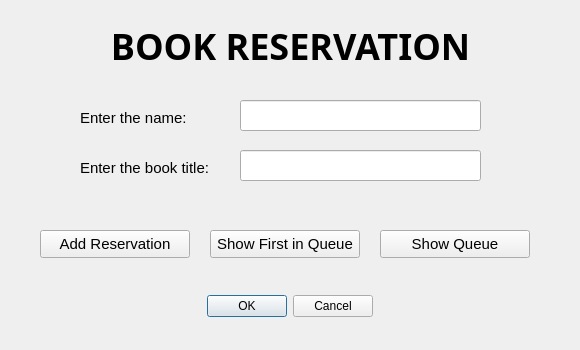
<?xml version="1.0" encoding="UTF-8"?>
<ui version="4.0">
 <class>bookReservation</class>
 <widget class="QDialog" name="bookReservation">
  <property name="geometry">
   <rect>
    <x>0</x>
    <y>0</y>
    <width>580</width>
    <height>350</height>
   </rect>
  </property>
  <property name="maximumSize">
   <size>
    <width>668</width>
    <height>16777215</height>
   </size>
  </property>
  <property name="windowTitle">
   <string>Dialog</string>
  </property>
  <widget class="QDialogButtonBox" name="buttonBox">
   <property name="geometry">
    <rect>
     <x>204</x>
     <y>290</y>
     <width>171</width>
     <height>32</height>
    </rect>
   </property>
   <property name="orientation">
    <enum>Qt::Orientation::Horizontal</enum>
   </property>
   <property name="standardButtons">
    <set>QDialogButtonBox::StandardButton::Cancel|QDialogButtonBox::StandardButton::Ok</set>
   </property>
   <property name="centerButtons">
    <bool>true</bool>
   </property>
  </widget>
  <widget class="QLabel" name="nameLabel">
   <property name="geometry">
    <rect>
     <x>80</x>
     <y>110</y>
     <width>131</width>
     <height>16</height>
    </rect>
   </property>
   <property name="font">
    <font>
     <pointsize>11</pointsize>
    </font>
   </property>
   <property name="text">
    <string>Enter the name:</string>
   </property>
  </widget>
  <widget class="QLabel" name="bookLabel">
   <property name="geometry">
    <rect>
     <x>80</x>
     <y>160</y>
     <width>151</width>
     <height>16</height>
    </rect>
   </property>
   <property name="font">
    <font>
     <pointsize>11</pointsize>
    </font>
   </property>
   <property name="text">
    <string>Enter the book title:</string>
   </property>
  </widget>
  <widget class="QLineEdit" name="nameInput">
   <property name="geometry">
    <rect>
     <x>240</x>
     <y>100</y>
     <width>241</width>
     <height>31</height>
    </rect>
   </property>
   <property name="font">
    <font>
     <pointsize>11</pointsize>
    </font>
   </property>
  </widget>
  <widget class="QLineEdit" name="bookInput">
   <property name="geometry">
    <rect>
     <x>240</x>
     <y>150</y>
     <width>241</width>
     <height>31</height>
    </rect>
   </property>
   <property name="font">
    <font>
     <pointsize>11</pointsize>
    </font>
   </property>
  </widget>
  <widget class="QPushButton" name="enqueueButton">
   <property name="geometry">
    <rect>
     <x>40</x>
     <y>230</y>
     <width>150</width>
     <height>28</height>
    </rect>
   </property>
   <property name="font">
    <font>
     <pointsize>11</pointsize>
    </font>
   </property>
   <property name="text">
    <string>Add Reservation</string>
   </property>
  </widget>
  <widget class="QPushButton" name="peekButton">
   <property name="geometry">
    <rect>
     <x>210</x>
     <y>230</y>
     <width>150</width>
     <height>28</height>
    </rect>
   </property>
   <property name="font">
    <font>
     <pointsize>11</pointsize>
    </font>
   </property>
   <property name="text">
    <string>Show First in Queue</string>
   </property>
  </widget>
  <widget class="QLabel" name="bookReservationLabel">
   <property name="geometry">
    <rect>
     <x>0</x>
     <y>10</y>
     <width>581</width>
     <height>71</height>
    </rect>
   </property>
   <property name="font">
    <font>
     <family>Sans Serif Collection</family>
     <pointsize>27</pointsize>
     <bold>true</bold>
    </font>
   </property>
   <property name="text">
    <string>BOOK RESERVATION</string>
   </property>
   <property name="alignment">
    <set>Qt::AlignmentFlag::AlignCenter</set>
   </property>
  </widget>
  <widget class="QPushButton" name="viewQueue">
   <property name="geometry">
    <rect>
     <x>380</x>
     <y>230</y>
     <width>150</width>
     <height>28</height>
    </rect>
   </property>
   <property name="font">
    <font>
     <pointsize>11</pointsize>
    </font>
   </property>
   <property name="text">
    <string>Show Queue</string>
   </property>
  </widget>
 </widget>
 <resources/>
 <connections>
  <connection>
   <sender>buttonBox</sender>
   <signal>accepted()</signal>
   <receiver>bookReservation</receiver>
   <slot>accept()</slot>
   <hints>
    <hint type="sourcelabel">
     <x>248</x>
     <y>254</y>
    </hint>
    <hint type="destinationlabel">
     <x>157</x>
     <y>274</y>
    </hint>
   </hints>
  </connection>
  <connection>
   <sender>buttonBox</sender>
   <signal>rejected()</signal>
   <receiver>bookReservation</receiver>
   <slot>reject()</slot>
   <hints>
    <hint type="sourcelabel">
     <x>316</x>
     <y>260</y>
    </hint>
    <hint type="destinationlabel">
     <x>286</x>
     <y>274</y>
    </hint>
   </hints>
  </connection>
 </connections>
</ui>
